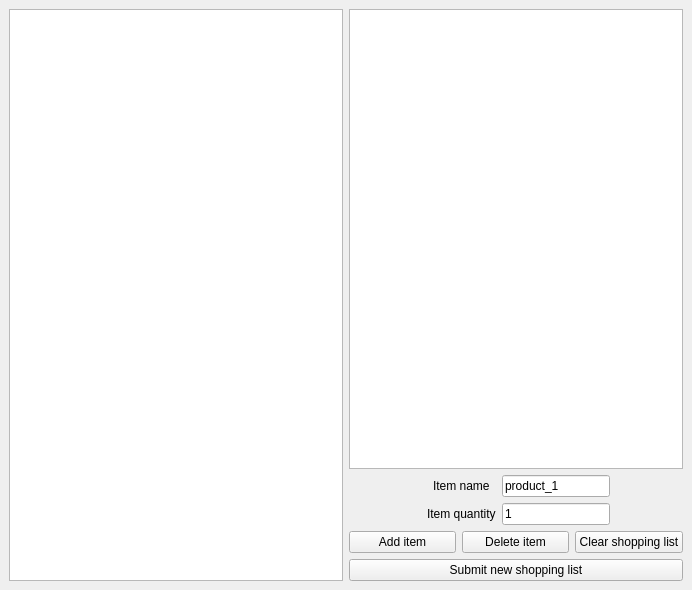
<?xml version="1.0" encoding="UTF-8"?>
<ui version="4.0">
 <class>window_create_new_shopping_list</class>
 <widget class="QMainWindow" name="window_create_new_shopping_list">
  <property name="geometry">
   <rect>
    <x>0</x>
    <y>0</y>
    <width>692</width>
    <height>590</height>
   </rect>
  </property>
  <property name="windowTitle">
   <string>MainWindow</string>
  </property>
  <widget class="QWidget" name="layout_new_shoppint_list_window">
   <layout class="QHBoxLayout" name="horizontalLayout_3">
    <item>
     <layout class="QHBoxLayout" name="layout_inner_new_shopping_list_window">
      <item>
       <widget class="QTableWidget" name="table_widget_items"/>
      </item>
      <item>
       <layout class="QVBoxLayout" name="layout_right">
        <item>
         <widget class="QListWidget" name="list_widget_shopping_list"/>
        </item>
        <item>
         <layout class="QFormLayout" name="layout_right_inputs">
          <property name="labelAlignment">
           <set>Qt::AlignCenter</set>
          </property>
          <property name="formAlignment">
           <set>Qt::AlignHCenter|Qt::AlignTop</set>
          </property>
          <item row="0" column="0">
           <widget class="QLabel" name="label">
            <property name="text">
             <string>Item name</string>
            </property>
           </widget>
          </item>
          <item row="0" column="1">
           <widget class="QLineEdit" name="txt_item_name">
            <property name="sizePolicy">
             <sizepolicy hsizetype="Fixed" vsizetype="Fixed">
              <horstretch>0</horstretch>
              <verstretch>0</verstretch>
             </sizepolicy>
            </property>
            <property name="text">
             <string>product_1</string>
            </property>
           </widget>
          </item>
          <item row="1" column="0">
           <widget class="QLabel" name="label_2">
            <property name="text">
             <string>Item quantity</string>
            </property>
           </widget>
          </item>
          <item row="1" column="1">
           <widget class="QLineEdit" name="txt_item_amount">
            <property name="sizePolicy">
             <sizepolicy hsizetype="Fixed" vsizetype="Fixed">
              <horstretch>0</horstretch>
              <verstretch>0</verstretch>
             </sizepolicy>
            </property>
            <property name="text">
             <string>1</string>
            </property>
           </widget>
          </item>
         </layout>
        </item>
        <item>
         <layout class="QHBoxLayout" name="layout_right_buttons">
          <item>
           <widget class="QPushButton" name="button_add_item">
            <property name="text">
             <string>Add item</string>
            </property>
           </widget>
          </item>
          <item>
           <widget class="QPushButton" name="button_delete_item">
            <property name="text">
             <string>Delete item</string>
            </property>
           </widget>
          </item>
          <item>
           <widget class="QPushButton" name="button_clear_shopping_list">
            <property name="text">
             <string>Clear shopping list</string>
            </property>
           </widget>
          </item>
         </layout>
        </item>
        <item>
         <widget class="QPushButton" name="button_submit_new_shopping_list">
          <property name="text">
           <string>Submit new shopping list</string>
          </property>
         </widget>
        </item>
       </layout>
      </item>
     </layout>
    </item>
   </layout>
  </widget>
 </widget>
 <resources/>
 <connections/>
</ui>
